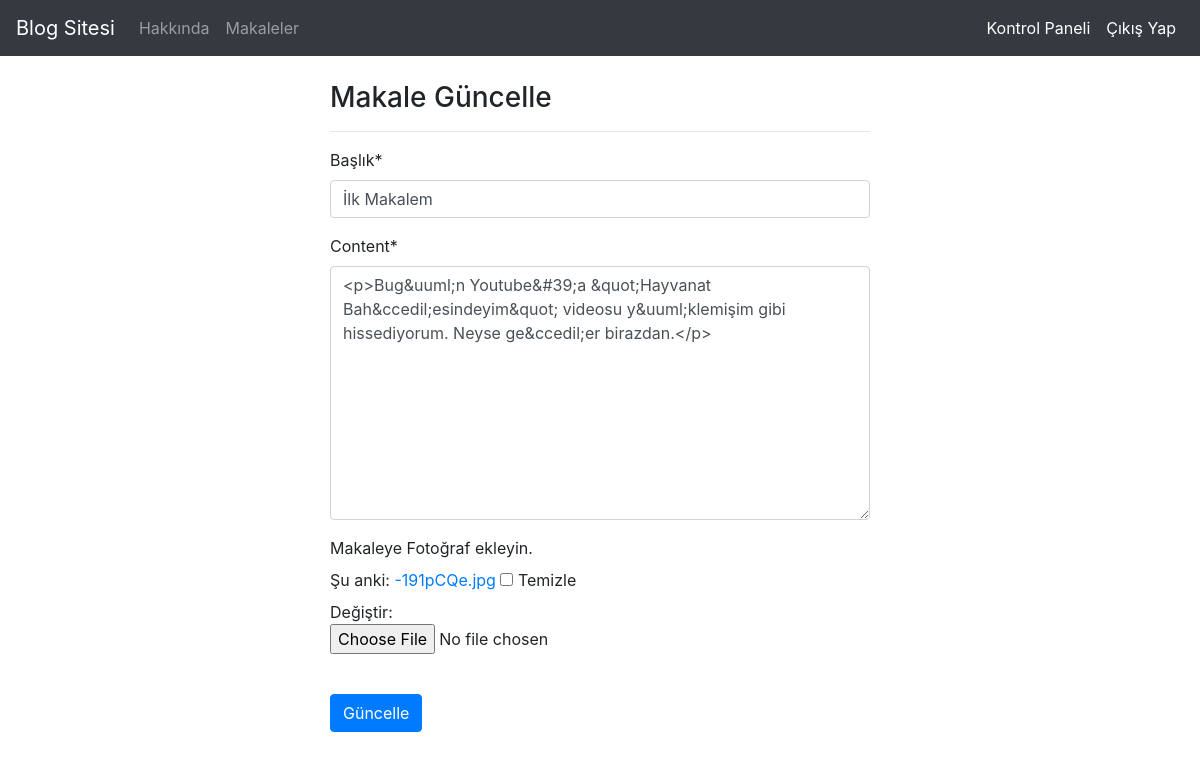
Screenshot of /makaleler/guncelle/23 (signed in) with the database file from the repository.
### article/models.py (models this page shows, shortened)
class Article(models.Model):
    author = models.ForeignKey("auth.User",on_delete = models.CASCADE,verbose_name= "Yazar")
    title = models.CharField(max_length=50,verbose_name="Başlık")
    content = RichTextField()
    created_date = models.DateTimeField(auto_now_add=True,verbose_name="Oluşturulma Tarihi")
    article_image = models.FileField(blank= True,null=True,verbose_name="Makaleye Fotoğraf ekleyin.")
    class Meta:
        ordering = ['-created_date']

### article/views.py (the view)
# urls.py: path('guncelle/<int:id>',views.guncelle,name="guncelle"),
@login_required(login_url="user:giris")
def guncelle(request,id):
    makale = get_object_or_404(Article,id = id)
    form = ArticleForm(request.POST or None, request.FILES or None,instance = makale)
    if form.is_valid():
        makale = form.save(commit=False)
        makale.author = request.user
        makale.save()
        messages.success(request,"Makale Başarıyla Güncellendi.")
        return redirect("article:kontrolpaneli")
    return render(request,"guncelle.html",{"form":form})

### article/forms.py
class ArticleForm(forms.ModelForm):
    class Meta:
        model = Article
        fields = ["title","content","article_image"]

### templates/guncelle.html (shortened to what this page needs)
{% extends 'layout.html' %}
{% block body %}
{% load crispy_forms_tags %}
<div class="row">
    <div class="col-md-6 offset-md-3">
        <h3>Makale Güncelle</h3>
        <hr>
        <form method="post" enctype="multipart/form-data">
            {{form|crispy}}
            <br>
            <button type = "submit" class = "btn btn-primary">Güncelle</button>
        </form>
    </div>
  </div>
{% endblock body %}

### rows the page displays
Article: title "İlk Makalem", content "<p>Bug&uuml;n Youtube&#39;a &quot;Hayvanat Bah&ccedil;esindeyim&quot; videosu y&uuml;klemişim gibi hissediyorum. Neyse ge&ccedil;er birazdan.</p>"
